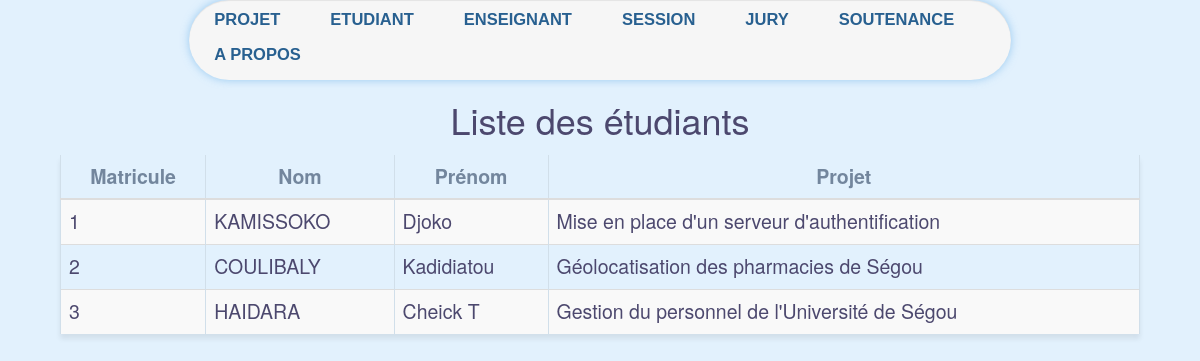
The page /lister_etudiants.php on the database its author committed.
### tables this page shows
CREATE TABLE `etudiant` (
  `num_etud` int(10) NOT NULL,
  `nom_etud` varchar(30) NOT NULL,
  `prenom_etud` varchar(30) NOT NULL,
  `num_pfe` int(10) NOT NULL
);

CREATE TABLE `pfe` (
  `num_pfe` int(10) NOT NULL,
  `titre` varchar(255) NOT NULL,
  `specialite` varchar(50) NOT NULL
);

### lister_etudiants.php (the view, shortened to what this page needs)
<!DOCTYPE html>
<html>
	<head>
		<link rel="stylesheet" type="text/css" href="css/bootstrap.css">
		<link rel="stylesheet" type="text/css" href="css/style.css">
		<link rel="stylesheet" type="text/css" href="css/menu.css">
	</head>
	<body>
		<?php
			include 'menu.php';
			include 'connect.php';
			$req = $pdo->query('SELECT e.num_etud, e.nom_etud, e.prenom_etud, p.titre from etudiant e, pfe p where e.num_pfe=p.num_pfe;');
			echo '<h1>Liste des étudiants</h1>';
			if($req->rowCount()!=0){
		        echo '<table width="80%" class="resultTable table table-striped">
		                    <thead>
		                        <th>Matricule</th>
		                        <th>Nom</th>
		                        <th>Prénom</th>
		                        <th>Projet</th>
		                    </thead>
		                    <tbody>';
		        while ($donnees = $req->fetch())
		            {
		                echo "<tr>";
		                    echo '<td>'.$donnees['num_etud'].     '</td>';
		                    echo '<td>'.$donnees['nom_etud'].'</td>';
		                    echo '<td>'.$donnees['prenom_etud'].    '</td>';
		                    echo '<td>'.$donnees['titre'].       '</td>';
		                echo '</tr>';
		            }
		        echo    '</tbody>
		             </table>';
		    }
		    else
		        echo '<h1 style="color: gray;">Aucun résultat</h1>';
		?>
	</body>
</html>

### css/style.css (style rules this page uses)
body { width: 90%; min-width: 404px; margin: auto; font-size: 1.5em; color: #4c486e; background-color: rgba(208, 233, 252, 0.6); }
h1 { text-align: center; }
table { margin:auto; margin-top: 15px; margin-bottom: 10px; border-collapse: collapse; border: 1px outset #d1dfea; border-spacing: 0; }
th { border-top: 1px solid #d1dfea; border-left: 1px solid #d1dfea; border-right: 1px solid #d1dfea; color: #73869d; text-align: center; padding-left: 6px; padding-right: 6px; }
td { border-top: 1px solid #d1dfea; border-left: 1px solid #d1dfea; border-right: 1px solid #d1dfea; padding: 6px 13px; }
.resultTable { font-size: 1.3em; box-shadow: 0 5px 5px rgba(0, 0, 0, 0.075); border: none; }

### rows shown on the page
etudiant: num_etud "1", nom_etud "KAMISSOKO", prenom_etud "Djoko", pfe.titre "Mise en place d'un serveur d'authentification"
etudiant: num_etud "2", nom_etud "COULIBALY", prenom_etud "Kadidiatou", pfe.titre "Géolocatisation des pharmacies de Ségou"
etudiant: num_etud "3", nom_etud "HAIDARA", prenom_etud "Cheick T", pfe.titre "Gestion du personnel de l'Université de Ségou"
